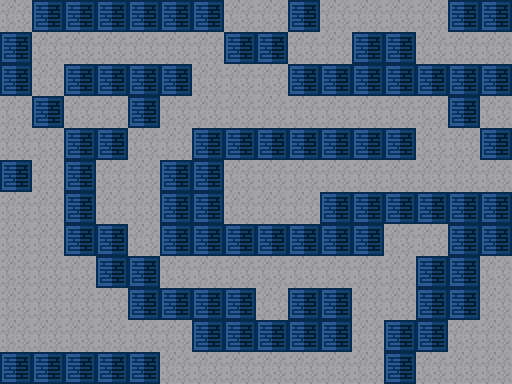

Tiled map render using the project's own tile images. Description and the whole map definition, tile-layer contents included, below:
An orthogonal 16x12 tile map with 32x32 px tiles, 2 tile layers (Tile Layer 1, ...).

<map version="1.5" tiledversion="1.5.0" orientation="orthogonal" renderorder="right-down" width="16" height="12" tilewidth="32" tileheight="32" infinite="0" nextlayerid="3" nextobjectid="1">
 <tileset firstgid="1" name="tank-sheet" tilewidth="32" tileheight="32" tilecount="32" columns="8">
  <image source="tank-sheet.png" width="256" height="128" />
 </tileset>
 <layer id="1" name="Tile Layer 1" width="16" height="12">
  <data encoding="csv">
0,0,0,0,0,0,0,0,0,0,0,0,0,0,0,0,
0,0,0,0,0,0,0,0,0,0,0,0,0,0,0,0,
0,0,0,0,0,0,0,0,0,0,0,0,0,0,0,0,
0,0,0,0,0,0,0,0,0,0,0,0,0,0,0,0,
0,0,0,0,0,0,0,0,0,0,0,0,0,0,0,0,
0,0,0,0,0,0,0,0,0,0,0,0,0,0,0,0,
0,0,0,0,0,0,0,0,0,0,0,0,0,0,0,0,
0,0,0,0,0,0,0,0,0,0,0,0,0,0,0,0,
0,0,0,0,0,0,0,0,0,0,0,0,0,0,0,0,
0,0,0,0,0,0,0,0,0,0,0,0,0,0,0,0,
0,0,0,0,0,0,0,0,0,0,0,0,0,0,0,0,
0,0,0,0,0,0,0,0,0,0,0,0,0,0,0,0
</data>
 </layer>
 <layer id="2" width="16" height="12">
  <data encoding="csv">
1,29,29,29,29,29,29,1,1,29,1,1,1,1,29,29,
29,1,1,1,1,1,1,29,29,1,1,29,29,1,1,1,
29,1,29,29,29,29,1,1,1,29,29,29,29,29,29,29,
1,29,1,1,29,1,1,1,1,1,1,1,1,1,29,1,
1,1,29,29,1,1,29,29,29,29,29,29,29,1,1,29,
29,1,29,1,1,29,29,1,1,1,1,1,1,1,1,1,
1,1,29,1,1,29,29,1,1,1,29,29,29,29,29,29,
1,1,29,29,1,29,29,29,29,29,29,29,1,1,29,29,
1,1,1,29,29,1,1,1,1,1,1,1,1,29,29,1,
1,1,1,1,29,29,29,29,1,29,29,1,1,29,29,1,
1,1,1,1,1,1,29,29,29,29,29,1,29,29,1,1,
29,29,29,29,29,1,1,1,1,1,1,1,29,1,1,1
</data>
 </layer>
</map>
